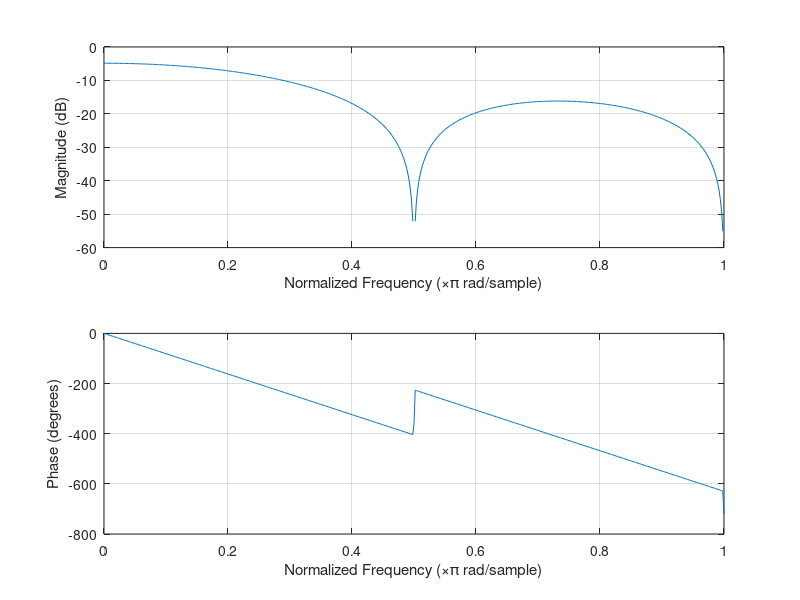

Write the MATLAB code that produced this figure.
clc;
clear all;
close all;
M=7;   %here M is odd number
k=0:M-1;
w=2*pi*k/M;
Hd=exp(-1*j*w*(M-1)/2);
Hd=Hd.*(w<=pi/4);
hn=ifft(Hd);
hn=[zeros(1,M) hn];
op=hn(1,M+1-(M-1)/2:M+(M+1)/2);
freqz(op);
disp(Hd);
